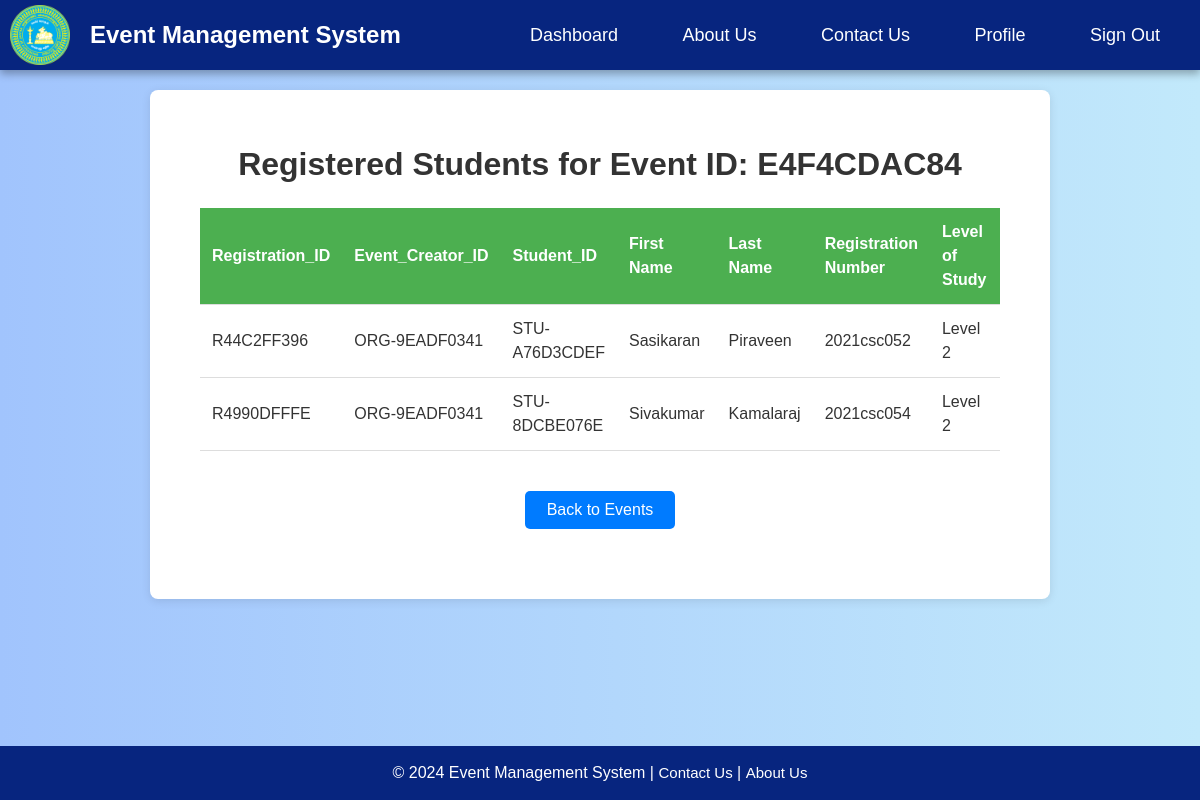
/student-detail.php?id=E4F4CDAC84, run on the app's committed database.
### tables this page shows
CREATE TABLE `registration` (
  `registrationID` varchar(20) NOT NULL,
  `eventID` varchar(20) NOT NULL,
  `organizerID` varchar(20) NOT NULL,
  `studentID` varchar(20) NOT NULL,
  `firstName` varchar(100) NOT NULL,
  `lastName` varchar(100) NOT NULL,
  `studentRegNo` varchar(20) NOT NULL,
  `levelOfStudy` varchar(20) NOT NULL,
  `registrationDate` timestamp NOT NULL DEFAULT current_timestamp() ON UPDATE current_timestamp(),
  `approval` varchar(30) NOT NULL
);

### student-detail.php (the view, shortened to what this page needs)
<?php
require_once 'db_connection.php';
$eventId = isset($_GET['id']) ? htmlspecialchars($_GET['id']) : null;
try {
    $stmt = $pdo->prepare("SELECT registrationID, organizerID,studentID, firstName, lastName, studentRegNo, levelOfStudy, registrationDate,approval
                           FROM registration
                           WHERE eventId = :eventId");
    $stmt->bindParam(':eventId', $eventId, PDO::PARAM_STR);
    $stmt->execute();
    $eventRegistrations = $stmt->fetchAll(PDO::FETCH_ASSOC);
} catch (PDOException $e) {
    die("Error fetching registrations: " . $e->getMessage());
}
?>
<!DOCTYPE html>
<html lang="en">
<head>
</head>
<body>
    <nav>
        <div style="display: flex; align-items: center;">
            <img src="image/logo.png" alt="Logo">
            <h1>Event Management System</h1>
        </div>
        <div>
            <a href="organizer-dashboard.php">Dashboard</a>
            <a href="organizer-about.php">About Us</a>
            <a href="organizer-contactUS.php">Contact Us</a>
            <a href="organizer-profile.php">Profile</a>
            <a href="login.php">Sign Out</a>
        </div>
    </nav>
    <div class="container">
        <h1>Registered Students for Event ID: <?php echo htmlspecialchars($eventId); ?></h1>
        <div class="table-responsive">
        <table>
            <thead>
                <tr>
                    <th>Registration_ID</th>
                    <th>Event_Creator_ID</th>
                    <th>Student_ID</th>
                    <th>First Name</th>
                    <th>Last Name</th>
                    <th>Registration Number</th>
                    <th>Level of Study</th>
                </tr>
            </thead>
            <tbody id="studentTableBody">
                <?php if (!empty($eventRegistrations)): ?>
                    <?php foreach ($eventRegistrations as $reg): ?>
                        <tr data-registration-number="<?php echo htmlspecialchars($reg['studentRegNo']); ?>">
                            <td><?php echo htmlspecialchars($reg['registrationID']); ?></td>
                            <td><?php echo htmlspecialchars($reg['organizerID']); ?></td>
                            <td><?php echo htmlspecialchars($reg['studentID']); ?></td>
                            <td><?php echo htmlspecialchars($reg['firstName']); ?></td>
                            <td><?php echo htmlspecialchars($reg['lastName']); ?></td>
                            <td><?php echo htmlspecialchars($reg['studentRegNo']); ?></td>
                            <td><?php echo htmlspecialchars($reg['levelOfStudy']); ?></td>
                        </tr>
                    <?php endforeach; ?>
                <?php else: ?>
                    <tr>
                        <td colspan="9">No students registered for this event.</td>
                    </tr>
                <?php endif; ?>
            </tbody>
        </table>
        </div>
        <button id="backButton" onclick="goBack()">Back to Events</button>
    </div>
    <footer>
        <p>&copy; <?php echo date("Y"); ?> Event Management System | <a href="Organizer-contactUs.php">Contact Us</a> | <a href="Organizer-about.php">About Us</a></p>
    </footer>
</body>
</html>

### student-detail.php (style rules this page uses)
* { margin: 0; padding: 0; box-sizing: border-box; }
body { font-family: Arial, sans-serif; color: #333; background: linear-gradient(to right, #A1C4FD, #C2E9FB); min-height: 100vh; display: flex; flex-direction: column; line-height: 1.5; }
nav { position: sticky; top: 0; z-index: 10; display: flex; justify-content: space-between; align-items: center; background-color: #07257F; color: white; padding: 5px 10px; width: 100%; box-shadow: 0 4px 8px rgba(0, 0, 0, 0.3); }
nav img { height: 60px; width: auto; margin-right: 20px; border-radius: 10px; }
nav h1 { font-size: 1.5em; margin: 0; color: white; }
nav a { color: white; padding: 10px 20px; text-decoration: none; margin: 0 10px; border-radius: 14px; font-size: 18px; transition: background-color 0.3s ease; }
.container { width: 75%; margin: 20px auto; padding: 50px; background: white; border-radius: 8px; box-shadow: 0 2px 10px rgba(0, 0, 0, 0.1); }
h1 { text-align: center; color: #333; }
.table-responsive { overflow-x: auto; max-width: 100%; }
table { width: 100%; max-width: 100%; border-collapse: collapse; margin: 20px auto; table-layout: auto; }
th, td { padding: 12px; text-align: left; border-bottom: 1px solid #ddd; word-wrap: break-word; }
th { background-color: #4CAF50; color: white; }
#backButton { display: block; width: 150px; margin: 20px auto; padding: 10px; background-color: #007BFF; color: white; border: none; border-radius: 5px; cursor: pointer; font-size: 16px; transition: background-color 0.3s; }
footer { background-color: #07257F; color: white; text-align: center; padding: 15px; font-size: 16px; margin-top: auto; position: sticky; bottom: 0; left: 0; width: 100%; }
footer p { color:white; }
footer a { color: white; text-decoration: none; font-size:15px; }

### data on the page
registration: registrationID "R44C2FF396", organizerID "ORG-9EADF0341", studentID "STU-A76D3CDEF", firstName "Sasikaran", lastName "Piraveen", studentRegNo "2021csc052", levelOfStudy "Level 2"
registration: registrationID "R4990DFFFE", organizerID "ORG-9EADF0341", studentID "STU-8DCBE076E", firstName "Sivakumar", lastName "Kamalaraj", studentRegNo "2021csc054", levelOfStudy "Level 2"

### other printed values
$eventId "E4F4CDAC84"
